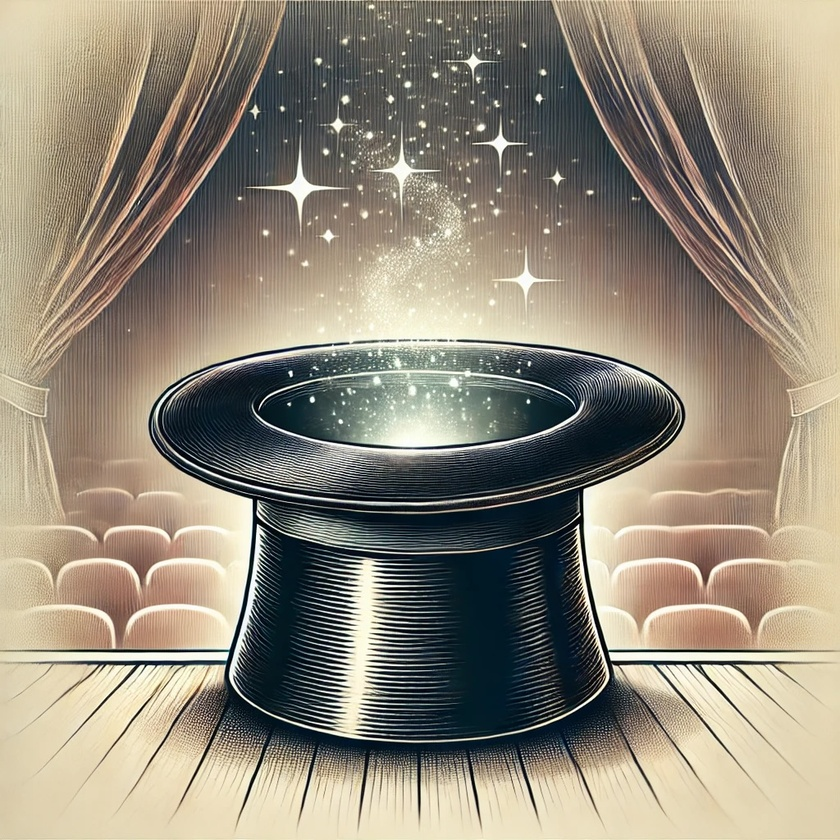
#> input picture lect16/hat.jpg, 840 x 840 px, shrunk from 1024 x 1024 before the run, found by its file name
$ python steganography_before.py
#> lines starting #> are read from the running program, lines starting #| are printed output that depends on the picture
from PIL import Image

# Function to hide n most significant bits of one number into the least significant bits of another
def hide_bits(hat_value, bunny_value, n=4):
    """
    Embeds the n most significant bits of small_value into the least significant bits of large_value.
    hat_value = 0xAB , bunny_value= 0xC3 , output = 0xAC
    """
    n = (hat_value >> 4) << 4 # n = 0xA0
    m = bunny_value >> 4  # 0x0C

    return n | m

# Function to extract hidden bits from a number
def extract_hidden_value(combined_value, n):
    """
    Extracts the small_value hidden in the least significant n bits of combined_value.
    """
    return 42

# Function to encode a single pixel
def encode_pixel(hat_pixel, bunny_pixel, n=4):
    """
    Encodes a single pixel as a tuple from the hidden image into a pixel from the cover image.
    """
    return (1, 1, 1)

# Function to decode a single pixel
def decode_pixel(encoded_pixel, n=4):
    """
    Decodes a single pixel to retrieve the hidden image pixel.
    """
    return (1, 1, 1)

# Function to encode an entire image
# Function to encode an entire image
def encode_image(hat_image_path, bunny_image_path, output_image_path, n=4):
    """
    Loops through all pixels to encode the small image into the large image.
    returns the size of the small image
    """
#> called with hat_image_path = 'hat.jpg', bunny_image_path = 'bunny.jpg', output_image_path = 'encoded_hat', n = 4
    # Load the large and small images
    hat_image = Image.open(hat_image_path)
#> hat_image is the input picture: PIL image 840x840 RGB; mean R, G, B 145.9, 137.4, 121.8
    bunny_image = Image.open(bunny_image_path)
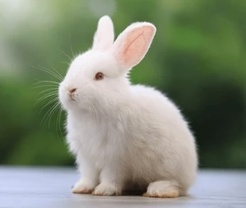
#> input picture lect16/bunny.jpg, 246 x 208 px, shrunk from 300 x 254 before the run, found by its file name
#> bunny_image is the input picture: PIL image 246x208 RGB; mean R, G, B 129.5, 137.8, 118.1

    if bunny_image.size[0] > hat_image.size[0] or bunny_image.size[1] > hat_image.size[1]:
        print("Hidden image is larger than Cover Image")
        return

    encoded_image = Image.new('RGB', hat_image.size, (0, 0, 0))
#> encoded_image: PIL image 840x840 RGB; every value is 0
    for x in range(hat_image.size[0]):
        for y in range(hat_image.size[1]):
            color_hat = hat_image.getpixel((x, y))
            # TO DO: write code to create the output(encoded) image
            # Clear out the last four bits of color_hat

            # new_color = []
            # for hat_channel_value in color_hat:
            #     new_value = hat_channel_value & 0xf0
            #     new_color.append(new_value)
            # list of three values
            encoded_image.putpixel((x,y), tuple(color_hat))

    # Save the encoded image
    encoded_image.save(output_image_path, 'PNG')
    print(f"Encoded image saved as {output_image_path}")
    return bunny_image.size

# Function to decode a hidden image
def decode_image(encoded_image_path, hidden_image_size, n=4):
    # Load the encoded image
    encoded_image = Image.open(encoded_image_path)

    # Create a new image to store the hidden pixels
    hidden_image = Image.new('RGB', hidden_image_size)

    for x in range(hidden_image_size[0]):
        for y in range(hidden_image_size[1]):
            encoded_pixel = encoded_image.getpixel((x, y))
            # TO DO: Decode the hidden pixel
            hidden_pixel = []
            for encoded_value in encoded_pixel:
                hidden_value = encoded_value & 0x0f
                hidden_value = hidden_value << 4
                hidden_pixel.append(hidden_value)

            hidden_image.putpixel((x, y), tuple(hidden_pixel))

    # Save the hidden image
    hidden_image.save("hidden_image.png", 'PNG')
    print("Hidden image saved as 'hidden_image.png'")

param_n = 4
small_image_size = encode_image('hat.jpg', 'bunny.jpg', 'encoded_hat')
#> small_image_size = (246, 208)

# Decode the hidden image from the encoded image
decode_image('encoded_hat', small_image_size)
#> in decode_image, `hidden_image = Image.new('RGB', hidden_image_size)`: hidden_image: PIL image 246x208 RGB; every value is 0
#> after the loop in decode_image, `for x in range(hidden_image_size[0]):`:
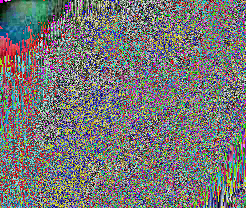
#> hidden_image: PIL image 246x208 RGB; mean R, G, B 118.5, 118.4, 117.8
